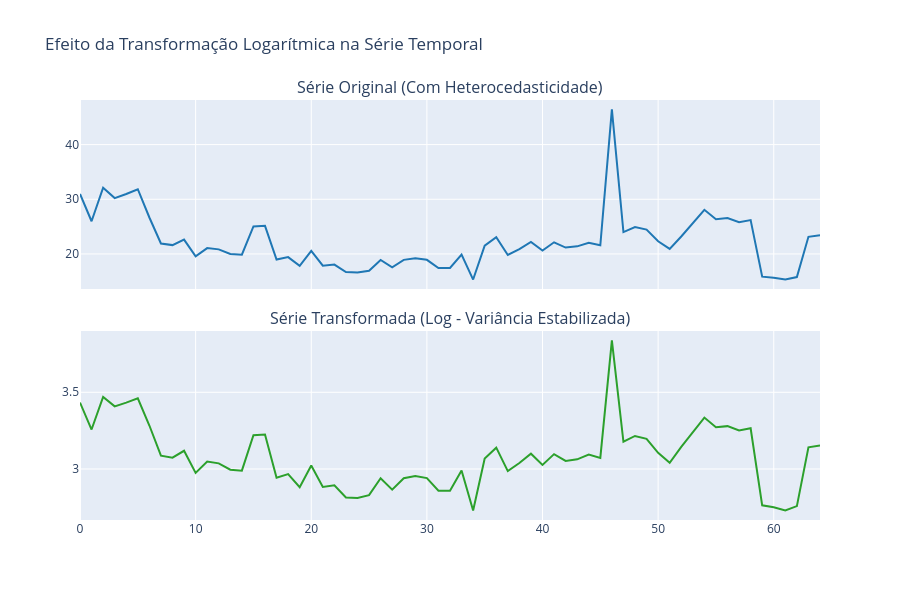

The cell this chart's notebook holds for it:
### Code cell
fig = make_subplots(
    rows=2, cols=1, 
    shared_xaxes=True,
    vertical_spacing=0.1,
    subplot_titles=('Série Original (Com Heterocedasticidade)', 
                    'Série Transformada (Log - Variância Estabilizada)')
)

# Plotando a série original
fig.add_trace(go.Scatter(
    y=y_treino, 
    mode='lines', 
    name='Original', 
    line=dict(color='#1f77b4')
), row=1, col=1)

# Plotando a série com log
fig.add_trace(go.Scatter(
    y=y_treino_log, 
    mode='lines', 
    name='Log Transformada', 
    line=dict(color='#2ca02c')
), row=2, col=1)

# Ajustando o layout
fig.update_layout(
    height=600, 
    title_text="Efeito da Transformação Logarítmica na Série Temporal",
    showlegend=False,
    hovermode="x unified"
)

fig.show()

### Figure 1 — Plotly figure (JSON) as saved in the notebook; plotly's stock layout.template omitted (floating-point values rounded to 4 significant figures)
{"data": [{"line": {"color": "#1f77b4"}, "mode": "lines", "name": "Original", "type": "scatter", "xaxis": "x", "y": [30.97, 25.98, 32.11, 30.22, 30.96, 31.84, 26.67, 21.91, 21.62, 22.62, 19.58, 21.08, 20.84, 19.99, 19.87, 25.04, 25.14, 18.98, 19.43, 17.84, 20.56, 17.86, 18.06, 16.68, 16.62, 16.94, 18.91, 17.56, 18.92, 19.2, 18.93, 17.44, 17.44, 19.89, 15.32, 21.51, 23.08, 19.81, 20.88, 22.19, 20.62, 22.13, 21.17, 21.39, 22.06, 21.59, 46.43, 23.99, 24.91, 24.46, 22.32, 20.92, 23.2, 25.59, 28.08, 26.36, 26.56, 25.81, 26.19, 15.85, 15.66, 15.33, 15.77, 23.14, 23.41], "yaxis": "y"}, {"line": {"color": "#2ca02c"}, "mode": "lines", "name": "Log Transformada", "type": "scatter", "xaxis": "x2", "y": [3.433, 3.257, 3.469, 3.409, 3.433, 3.461, 3.284, 3.087, 3.074, 3.119, 2.975, 3.048, 3.037, 2.995, 2.989, 3.22, 3.224, 2.943, 2.967, 2.881, 3.023, 2.883, 2.894, 2.814, 2.811, 2.83, 2.94, 2.866, 2.94, 2.955, 2.941, 2.859, 2.859, 2.99, 2.729, 3.069, 3.139, 2.986, 3.039, 3.1, 3.026, 3.097, 3.053, 3.063, 3.094, 3.072, 3.838, 3.178, 3.215, 3.197, 3.105, 3.041, 3.144, 3.242, 3.335, 3.272, 3.279, 3.251, 3.265, 2.763, 2.751, 2.73, 2.758, 3.142, 3.153], "yaxis": "y2"}], "layout": {"annotations": [{"font": {"size": 16}, "showarrow": false, "text": "Série Original (Com Heterocedasticidade)", "x": 0.5, "xanchor": "center", "xref": "paper", "y": 1, "yanchor": "bottom", "yref": "paper"}, {"font": {"size": 16}, "showarrow": false, "text": "Série Transformada (Log - Variância Estabilizada)", "x": 0.5, "xanchor": "center", "xref": "paper", "y": 0.45, "yanchor": "bottom", "yref": "paper"}], "height": 600, "hovermode": "x unified", "showlegend": false, "title": {"text": "Efeito da Transformação Logarítmica na Série Temporal"}, "xaxis": {"anchor": "y", "domain": [0, 1], "matches": "x2", "showticklabels": false}, "xaxis2": {"anchor": "y2", "domain": [0, 1]}, "yaxis": {"anchor": "x", "domain": [0.55, 1]}, "yaxis2": {"anchor": "x2", "domain": [0, 0.45]}}}
